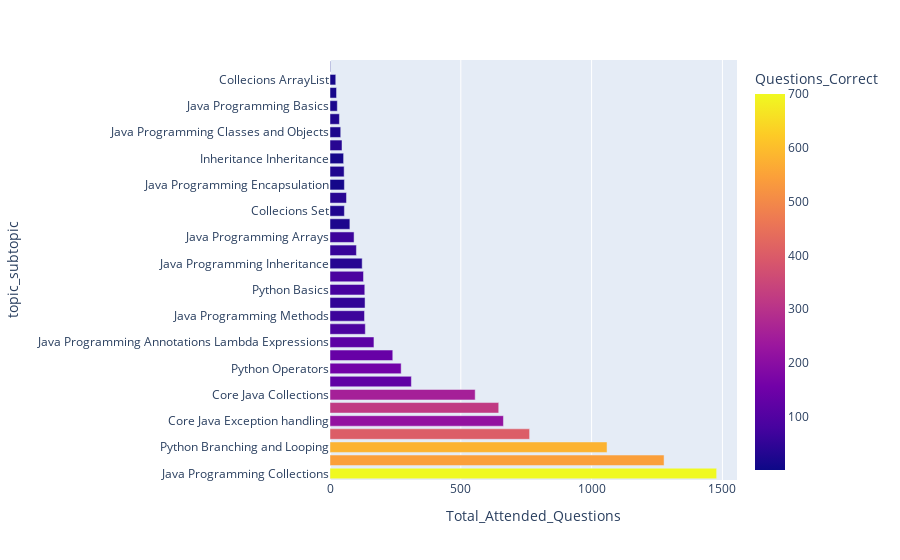
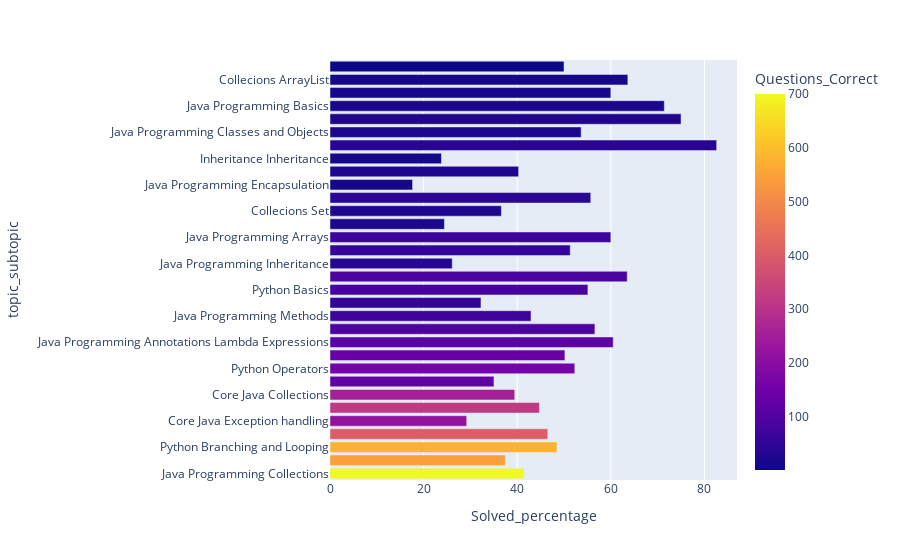

Notebook cell for these charts, in order:
### Code cell
not_cleared_df=clean(java_milestone2,'Test_Duration','Marks_Scored','Max_Marks')[1]
plot(not_cleared_df,'Topic','SubTopic','Total_Attended_Questions','Total_Questions','Questions_Correct','Questions_Wrong','Questions_Partial', 'Questions_Skipped', 'Questions_Not_Viewed')

### Figure 1 — Plotly figure (JSON) as saved in the notebook; plotly's stock layout.template omitted (floating-point values rounded to 4 significant figures)
{"data": [{"alignmentgroup": "True", "hovertemplate": "Total_Attended_Questions=%{x}<br>topic_subtopic=%{y}<br>Questions_Correct=%{marker.color}<extra></extra>", "legendgroup": "", "marker": {"color": [700, 545, 580, 403, 217, 319, 255, 124, 159, 137, 118, 90, 67, 50, 81, 87, 35, 58, 66, 22, 26, 39, 12, 27, 15, 38, 22, 27, 20, 15, 14, 1], "coloraxis": "coloraxis", "pattern": {"shape": ""}}, "name": "", "offsetgroup": "", "orientation": "h", "showlegend": false, "textposition": "auto", "type": "bar", "x": [1478, 1277, 1059, 763, 663, 645, 555, 311, 272, 240, 168, 135, 132, 134, 133, 128, 123, 101, 92, 76, 55, 63, 55, 54, 52, 46, 41, 36, 28, 25, 22, 2], "xaxis": "x", "y": ["Java Programming Collections", "Java Programming Exceptions", "Python Branching and Looping", "Java Programming Lambda Built-in Functional Interfaces", "Core Java Exception handling", "Java Programming Storage Classes & access Specifiers", "Core Java Collections", "Python Strings", "Python Operators", "Python Dictionary", "Java Programming Annotations Lambda Expressions", "OOPS Polymorphism", "Java Programming Methods", "Python List", "Python Basics", "Python Tuples", "Java Programming Inheritance", "Computer Science Python", "Java Programming Arrays", "Collecions Map", "Collecions Set", "Java Programming Streams and Writers", "Java Programming Encapsulation", "Core Java Interface", "Inheritance Inheritance", "Java Programming Functions", "Java Programming Classes and Objects", "Data Structures Hash", "Java Programming Basics", "Java Programming Abstract and Interface", "Collecions ArrayList", "OOPS Inheritance"], "yaxis": "y"}], "layout": {"barmode": "relative", "coloraxis": {"colorbar": {"title": {"text": "Questions_Correct"}}, "colorscale": [[0, "#0d0887"], [0.1111, "#46039f"], [0.2222, "#7201a8"], [0.3333, "#9c179e"], [0.4444, "#bd3786"], [0.5556, "#d8576b"], [0.6667, "#ed7953"], [0.7778, "#fb9f3a"], [0.8889, "#fdca26"], [1, "#f0f921"]]}, "legend": {"tracegroupgap": 0}, "margin": {"t": 60}, "xaxis": {"anchor": "y", "domain": [0, 1], "title": {"text": "Total_Attended_Questions"}}, "yaxis": {"anchor": "x", "domain": [0, 1], "title": {"text": "topic_subtopic"}}}}

### Figure 2 — Plotly figure (JSON) as saved in the notebook; plotly's stock layout.template omitted (floating-point values rounded to 4 significant figures)
{"data": [{"alignmentgroup": "True", "hovertemplate": "Solved_percentage=%{x}<br>topic_subtopic=%{y}<br>Questions_Correct=%{marker.color}<extra></extra>", "legendgroup": "", "marker": {"color": [700, 545, 580, 403, 217, 319, 255, 124, 159, 137, 118, 90, 67, 50, 81, 87, 35, 58, 66, 22, 26, 39, 12, 27, 15, 38, 22, 27, 20, 15, 14, 1], "coloraxis": "coloraxis", "pattern": {"shape": ""}}, "name": "", "offsetgroup": "", "orientation": "h", "showlegend": false, "textposition": "auto", "type": "bar", "x": [41.44, 37.46, 48.49, 46.54, 29.21, 44.74, 39.47, 35.03, 52.3, 50.18, 60.51, 56.6, 42.95, 32.26, 55.1, 63.5, 26.12, 51.33, 60, 24.44, 36.62, 55.71, 17.65, 40.3, 23.81, 82.61, 53.66, 75, 71.43, 60, 63.64, 50], "xaxis": "x", "y": ["Java Programming Collections", "Java Programming Exceptions", "Python Branching and Looping", "Java Programming Lambda Built-in Functional Interfaces", "Core Java Exception handling", "Java Programming Storage Classes & access Specifiers", "Core Java Collections", "Python Strings", "Python Operators", "Python Dictionary", "Java Programming Annotations Lambda Expressions", "OOPS Polymorphism", "Java Programming Methods", "Python List", "Python Basics", "Python Tuples", "Java Programming Inheritance", "Computer Science Python", "Java Programming Arrays", "Collecions Map", "Collecions Set", "Java Programming Streams and Writers", "Java Programming Encapsulation", "Core Java Interface", "Inheritance Inheritance", "Java Programming Functions", "Java Programming Classes and Objects", "Data Structures Hash", "Java Programming Basics", "Java Programming Abstract and Interface", "Collecions ArrayList", "OOPS Inheritance"], "yaxis": "y"}], "layout": {"barmode": "group", "coloraxis": {"colorbar": {"title": {"text": "Questions_Correct"}}, "colorscale": [[0, "#0d0887"], [0.1111, "#46039f"], [0.2222, "#7201a8"], [0.3333, "#9c179e"], [0.4444, "#bd3786"], [0.5556, "#d8576b"], [0.6667, "#ed7953"], [0.7778, "#fb9f3a"], [0.8889, "#fdca26"], [1, "#f0f921"]]}, "legend": {"tracegroupgap": 0}, "margin": {"t": 60}, "xaxis": {"anchor": "y", "domain": [0, 1], "title": {"text": "Solved_percentage"}}, "yaxis": {"anchor": "x", "domain": [0, 1], "title": {"text": "topic_subtopic"}}}}
